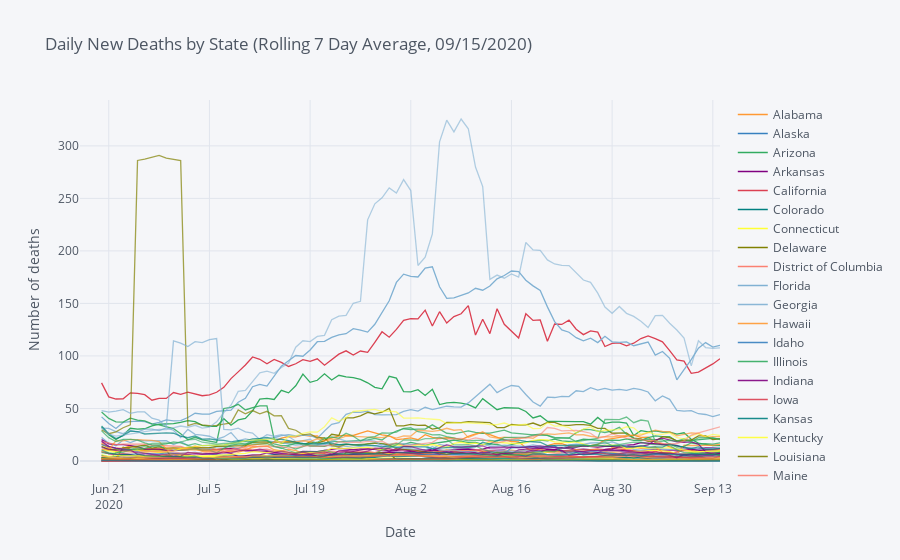

This figure's notebook cell:
### Markdown cell above
Plot daily deaths

### Code cell
window_size = 7
avg_deaths = states_daily_deaths.rolling(window=window_size, min_periods=3).mean()
states_deaths_plot = avg_deaths.iplot(scale='log', yaxis_title='Number of deaths', xaxis_title='Date',
              title='Daily New Deaths by State (Rolling {} Day Average, {})'.format(window_size, today), asFigure = True)

states_deaths_plot
